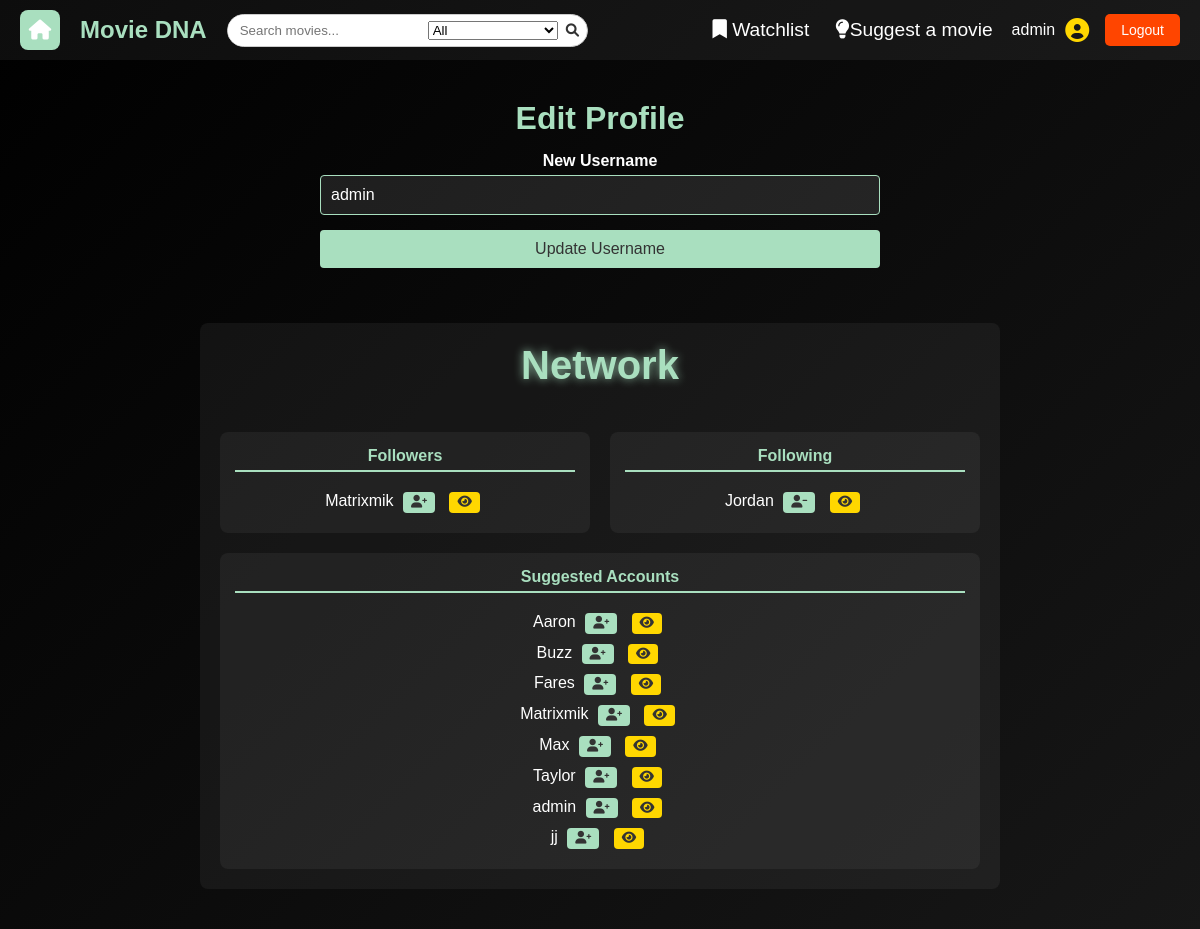
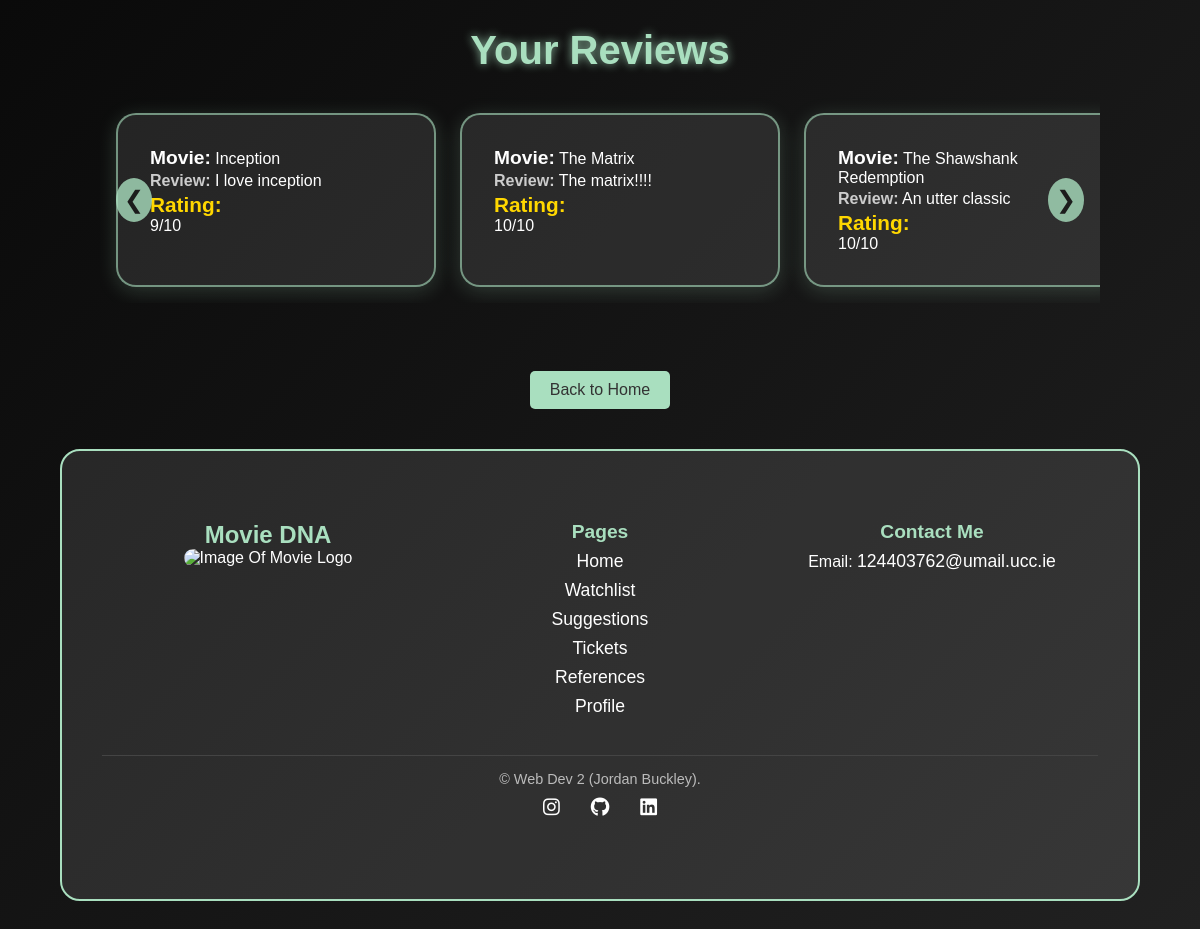
Screenshot of /user (signed in) with the database file from the repository (2 pictures, top to bottom).
### tables this page shows
CREATE TABLE network (
    follower TEXT NOT NULL,
    following TEXT NOT NULL,
    PRIMARY KEY (follower, following),
    FOREIGN KEY (follower) REFERENCES users(user_id),
    FOREIGN KEY (following) REFERENCES users(user_id)
);

CREATE TABLE users (
    user_id TEXT PRIMARY KEY,
    password TEXT NOT NULL
, is_admin BOOLEAN DEFAULT FALSE);

CREATE TABLE reviews (
    id INTEGER PRIMARY KEY AUTOINCREMENT,
    movie_id INTEGER NOT NULL,
    user TEXT NOT NULL,
    review_text TEXT NOT NULL,
    rating INTEGER NOT NULL CHECK(rating >= 1 AND rating <= 10),
    FOREIGN KEY (movie_id) REFERENCES movies(movie_id)
);

CREATE TABLE movies 
(
    movie_id INTEGER PRIMARY KEY AUTOINCREMENT,
    title TEXT NOT NULL,
    genre TEXT NOT NULL,
    score FLOAT,
    year INTEGER,
    director TEXT,
    description TEXT
, image_path TEXT);

### app.py (the view, shortened to what this page needs)
@app.route('/user', methods=["GET", "POST"])
@login_required
def user():
    db = get_db()
    user_id = session.get("user_id")
    form = UpdateUsernameForm()
    reviews = db.execute("""
        SELECT reviews.*, movies.title
        FROM reviews
        JOIN movies ON reviews.movie_id = movies.movie_id
        WHERE reviews.user = ?
    """, (user_id,)).fetchall()
    all_users = db.execute("SELECT user_id FROM users").fetchall()
    followers = db.execute(
        "SELECT follower FROM network WHERE following = ?",
        (user_id,)
    ).fetchall()
    following = db.execute(
        "SELECT following FROM network WHERE follower = ?",
        (user_id,)
    ).fetchall()
    follower_set = {follower["follower"] for follower in followers}
    following_set = {follow["following"] for follow in following}
    return render_template(
        'user.html',
            form=form,
            reviews=reviews,
            all_users=all_users,
            followers=followers,
            following=following,
            follower_set=follower_set,
            following_set=following_set
    )

### forms.py
class UpdateUsernameForm(FlaskForm):
    username = StringField("New Username", validators=[InputRequired()])
    submit = SubmitField("Update Username")

### app.py (called while the page is built)
@app.before_request
def load_logged_in_user():
    g.user = session.get("user_id")
    g.is_admin = session.get("is_admin", False)

def login_required(view):
    @wraps(view)
    def wrapped_view(*args, **kwargs):
        if g.user is None:
            return(redirect(url_for("login", next=request.url)))
        return view(*args, **kwargs)
    return wrapped_view

### database.py (called while the page is built)
def get_db():
    if "db" not in g:
        g.db = sqlite3.connect(DATABASE,
                                detect_types=sqlite3.PARSE_DECLTYPES
                        )
        g.db.row_factory = sqlite3.Row
    return g.db

### templates/user.html (shortened to what this page needs)
{% extends "base.html" %}
{% block styles %}
    <link rel="stylesheet" href="{{ url_for('static', filename='users.css') }}">
{% endblock %}
{% block main_content %}
    <section id="edit-profile">
        <h2>Edit Profile</h2>
        <form action="{{ url_for('user') }}" method="POST">
            <section class="form-group">
                <label for="username-input">{{ form.username.label }}</label>
                {{ form.username(size=32, value=session['user_id'], id="username-input") }}
            </section>
            <section class="form-group">
                {{ form.submit(id="submit-button") }}
            </section>
        </form>
    </section>
    <section id="network">
        <h3>Network</h3>
        <section id="network-columns">
            <section id="follower-page">
                <h4>Followers</h4>
                <ul>
                    {% for follower in followers %}
                        <li>
                            {{ follower.follower }}
                            {% if follower.follower != session["user_id"] %}
                                {% if follower.follower in following_set %}
                                    <p>(Following)</p>
                                    <a href="{{ url_for('unfollow_user', username=follower.follower) }}" class="btn"><i class="fa-solid fa-user-minus"></i></a>
                                {% else %}
                                    <a href="{{ url_for('follow_user', username=follower.follower) }}" class="btn"><i class="fa-solid fa-user-plus"></i></a>
                                {% endif %}
                                <a href="{{ url_for('user_profile', username=follower.follower) }}" class="btn view-profile-btn"><i class="fa-solid fa-eye"></i></a>
                            {% endif %}
                        </li>
                    {% else %}
                        <li>No followers yet.</li>
                    {% endfor %}
                </ul>
            </section>
            <section id="network-page">
                <h4>Following</h4>
                <ul>
                    {% for follow in following %}
                        <li>
                            {{ follow.following }}
                            {% if follow.following != session["user_id"] %}
                                <a href="{{ url_for('unfollow_user', username=follow.following) }}" class="btn"><i class="fa-solid fa-user-minus"></i></a>
                                <a href="{{ url_for('user_profile', username=follow.following) }}" class="btn view-profile-btn"><i class="fa-solid fa-eye"></i></a>
                            {% endif %}
                        </li>
                    {% else %}
                        <li>Not following anyone yet.</li>
                    {% endfor %}
                </ul>
            </section>
        </section>
        <section id="suggestion">
            <h4>Suggested Accounts</h4>
            <ul>
                {% for user in all_users %}
                    {% if user.user_id not in following_set %}
                        <li>
                            {{ user.user_id }}
                            <a href="{{ url_for('follow_user', username=user.user_id) }}" class="btn"><i class="fa-solid fa-user-plus"></i></a>
                            <a href="{{ url_for('user_profile', username=user.user_id) }}" class="btn view-profile-btn"><i class="fa-solid fa-eye"></i></a>
                        </li>
                    {% endif %}
                {% else %}
                    <li>No other users found.</li>
                {% endfor %}
            </ul>
        </section>
    </section>
    <section id="user-reviews">
        <h3>Your Reviews</h3>
        <section class="carousel-container">
            <button class="carousel-button prev" onclick="scrollReviews(-320)">&#10094;</button>
            {% if reviews %}
                <ul id="reviews-list">
                    {% for review in reviews %}
                        <li class="review-item">
                            <strong class="review-movie">Movie:</strong> {{ review.title }}<br>
                            <strong class="review-text">Review:</strong> {{ review.review_text }}<br>
                            <strong class="review-rating">Rating:</strong> {{ review.rating }}/10
                        </li>
                    {% endfor %}
                </ul>
            {% else %}
                <p id="no-reviews-message">You haven't written any reviews yet.</p>
            {% endif %}
            <button class="carousel-button next" onclick="scrollReviews(320)">&#10095;</button>
        </section>
    </section>
    <a href="{{ url_for('index') }}" class="back-button">Back to Home</a>
{% endblock %}

### static/styles.css (style rules this page uses)
* { margin: 0; padding: 0; box-sizing: border-box; }
body { font-family: 'Arial', sans-serif; background: linear-gradient(-45deg, #0f0f0f, #1c1c1c, #2c2c2c, #000000); background-size: 400% 400%; animation: movingBackground 10s ease infinite; color: white; text-align: center; min-height: 100vh; display: flex; flex-direction: column; }
.btn { display: inline-block; padding: 10px 20px; background: #A9DFBF; color: #333; text-decoration: none; font-size: 1rem; border-radius: 5px; transition: background 0.3s ease, transform 0.2s ease; margin: 5px; text-align: center; font-weight: bold; }
.back-button { display: inline-block; margin-top: 20px; padding: 10px 20px; background: #A9DFBF; color: #333; text-decoration: none; border-radius: 5px; transition: background 0.3s ease; }

### static/users.css (style rules this page uses)
#edit-profile { max-width: 600px; margin: 20px auto; padding: 20px; }
#edit-profile h2 { color: #A9DFBF; margin-bottom: 15px; font-size: 2rem; text-align: center; }
section.form-group { margin-bottom: 15px; }
section.form-group label { display: block; font-weight: bold; margin-bottom: 5px; color: white; }
section.form-group input[type="text"] { width: 100%; padding: 10px; border: 1px solid #A9DFBF; border-radius: 4px; background: rgba(255, 255, 255, 0.1); color: white; font-size: 1rem; transition: border-color 0.3s ease; }
#submit-button { background: #A9DFBF; color: #333; padding: 10px 20px; border: none; border-radius: 4px; font-size: 1rem; cursor: pointer; transition: background 0.3s ease, transform 0.3s ease; width: 100%; }
#network { max-width: 800px; margin: 20px auto; padding: 20px; background: rgba(255, 255, 255, 0.05); border-radius: 8px; display: flex; flex-direction: column; gap: 20px; }
#network h3 { font-size: 2.5rem; font-weight: bold; margin-bottom: 1.5rem; color: #A9DFBF; text-shadow: 0px 0px 10px rgba(169, 223, 191, 0.8); }
#network-columns { display: flex; gap: 20px; }
#follower-page, #network-page { flex: 1; background: rgba(255, 255, 255, 0.05); padding: 15px; border-radius: 8px; }
#follower-page h4, #network-page h4 { color: #A9DFBF; border-bottom: 2px solid #A9DFBF; padding-bottom: 5px; margin-bottom: 15px; }
#suggestion { text-align: center; background: rgba(255, 255, 255, 0.05); padding: 15px; border-radius: 8px; }
#suggestion h4 { color: #A9DFBF; border-bottom: 2px solid #A9DFBF; padding-bottom: 5px; margin-bottom: 15px; }
ul { list-style-type: none; padding: 0; }
.btn { background: #A9DFBF; color: #333; padding: 4px 8px; border: none; border-radius: 4px; font-size: 0.8rem; cursor: pointer; transition: background 0.3s ease, transform 0.3s ease; text-decoration: none; display: inline-flex; align-items: center; gap: 4px; }
.btn i { font-size: 0.8rem; }
.view-profile-btn { background: #FFD700; }
#user-reviews { padding: 3rem 1rem; text-align: center; }
#user-reviews h3 { font-size: 2.5rem; font-weight: bold; margin-bottom: 1.5rem; color: #A9DFBF; text-shadow: 0px 0px 10px rgba(169, 223, 191, 0.8); }
.carousel-container { position: relative; max-width: 1000px; margin: 0 auto; overflow: hidden; }
#reviews-list { display: flex; gap: 1.5rem; overflow-x: auto; scroll-behavior: smooth; padding: 1rem; }
.carousel-button { position: absolute; top: 50%; transform: translateY(-50%); background: rgba(169, 223, 191, 0.8); border: none; border-radius: 50%; color: #1c1c1c; font-size: 1.5rem; padding: 0.5rem; cursor: pointer; transition: background 0.3s ease, transform 0.3s ease; z-index: 10; }
.carousel-button.prev { left: 1rem; }
.carousel-button.next { right: 1rem; }
.review-item { background: rgba(255, 255, 255, 0.1); border: 2px solid rgba(169, 223, 191, 0.6); border-radius: 1.25rem; padding: 2rem; text-align: left; width: 320px; flex: 0 0 auto; box-shadow: 0px 4px 20px rgba(169, 223, 191, 0.2); transition: transform 0.3s ease, box-shadow 0.3s ease; cursor: pointer; }
.review-movie { font-size: 1.2rem; font-weight: bold; color: white; margin-bottom: 0.5rem; }
.review-text { font-size: 1rem; line-height: 1.5; color: #ccc; margin-bottom: 1rem; }
.review-rating { font-size: 1.3rem; color: #FFD700; display: flex; align-items: center; gap: 0.25rem; }

### rows the page displays
network: follower "Matrixmik"
network: following "Jordan"
users: user_id "Aaron"
users: user_id "Buzz"
users: user_id "Fares"
users: user_id "Matrixmik"
users: user_id "Max"
users: user_id "Taylor"
users: user_id "admin"
users: user_id "jj"
reviews: title "Inception", review_text "I love inception", rating "9"
reviews: title "The Matrix", review_text "The matrix!!!!", rating "10"
reviews: title "The Shawshank Redemption", review_text "An utter classic", rating "10"

### other values shown
{{ session['user_id'] }} "admin"
